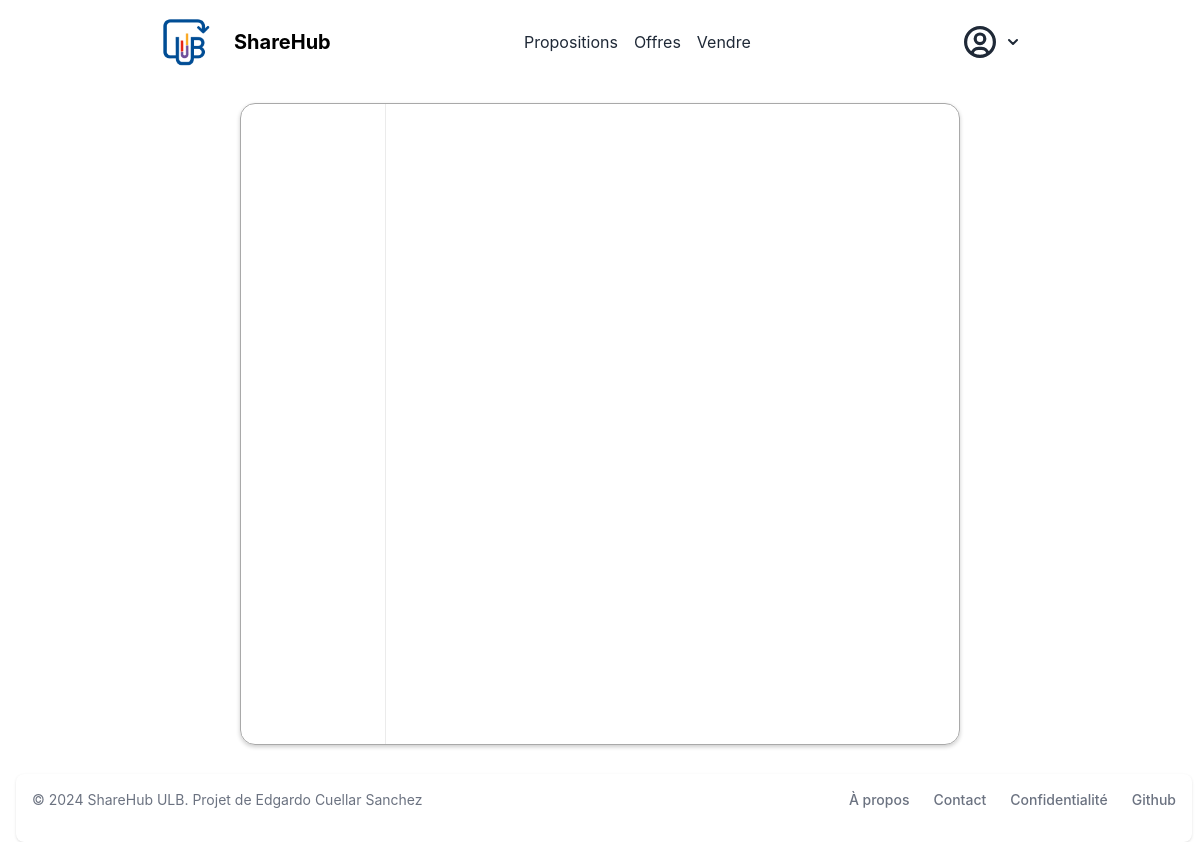
The app's page /message/2 (signed in), older data.
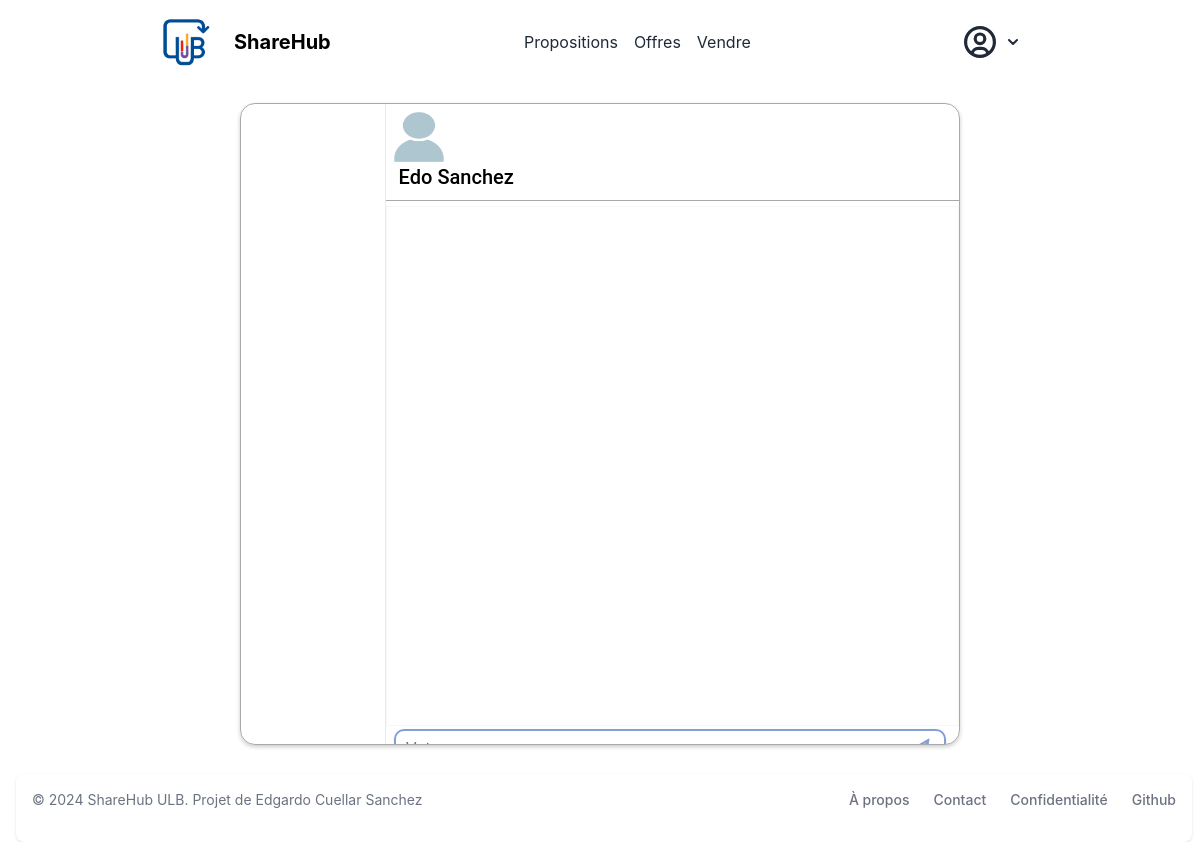
The same page, newer data.
### store/models/customer.py (models this page shows, shortened)
class Customer(models.Model):
    first_name = models.CharField(max_length=50, default="")
    last_name = models.CharField (max_length=50, default="")
    description = models.CharField(max_length=288, default="")
    faculty = models.CharField(max_length=50, default="")
    email=models.EmailField(default="", unique=True)
    password = models.CharField(max_length=100, default="")
    @staticmethod
    def get_customer_by_id(id):
        try:
            return Customer.objects.get(id= id)
        except:
            return False

### store/views/customer/message.py (the view, shortened to what this page needs)
# urls.py: path('message', MessagesView.as_view(), name='messages'),
class MessagesView(View):
    html_template = "customer/message.html"
    def get(self, request, receiver_id=None):
        if not request.session.get('customer'):
            return redirect('login')
        sender = Customer.get_customer_by_id(request.session.get('customer'))
        receiver = None
        messages = None
        if receiver_id is not None:
            receiver = Customer.get_customer_by_id(receiver_id)
            messages = Message.objects.filter(sender=sender, receiver=receiver) | Message.objects.filter(sender=receiver, receiver=sender)
        users_with_messages = self.get_users_with_messages(sender)
        context = {
            'sender': sender,
            'receiver': receiver,
            'messages': messages,
            'users_with_messages': users_with_messages,
        }
        return render(request, self.html_template, context)
    def get_users_with_messages(self, user):
        return Customer.objects.filter(
            Q(sent_messages__receiver=user) | Q(received_messages__sender=user)
        ).distinct()

### store/templatetags/custom_filter.py (called while the page is built)
@register.filter(name='user_img')
def get_user_img(id):
    return f"/media/img/user_{id % 11}.png"

### store/templates/customer/message.html (shortened to what this page needs)
{% extends 'base.html' %}
{% block content %}
{% load custom_filter %}
<link rel="stylesheet" href="https://cdnjs.cloudflare.com/ajax/libs/font-awesome/4.7.0/css/font-awesome.min.css">
<div class="container app">
  <div class="main-row">
    <div style="width: 20%; padding-left: 0.5rem; overflow: hidden;">
    </div>
    <div class="col-sm-8 conversation mt-2">
        {% if receiver %}
        <div class="row heading mt-2" style="padding-left: 0.5rem; padding-bottom: 0.5rem; border-bottom: darkgray solid 1px;">
            <div class="col-sm-2 col-md-1 col-xs-3 heading-avatar">
            <div class="avatar-icon ">
                <img src="{{receiver.id|user_img}}">
            </div>
            </div>
            <div class="col-sm-10 col-xs-7" style="margin: auto;">
            <a href="/profile/{{receiver.id}}" class="name-user" style="font-weight: 500;font-size: 20px;">
                {{receiver.first_name}} {{receiver.last_name}}
            </a>
            </div>
        </div>
      <div class="row message" id="conversation">
      </div>
      <div class="row reply">
        <form method="post" action="">
            <div class="position-relative">
                <input type="text" class="reply-input" name="content" placeholder="Votre message" />
                <button type="submit" class="reply-send position-absolute" style="margin-top: 8.5px; margin-left: -42px;border: none;">
                    <i class="fa fa-send" style="color: #82A0D8; font-size: large;"></i>
                </button>
            </div>
        </form>
      </div>
      {% endif %}
    </div>
  </div>
</div>
{% endblock %}

Row changes from the older to the newer data that the page shows:
added Customer: first_name "Edo", last_name "Sanchez"
